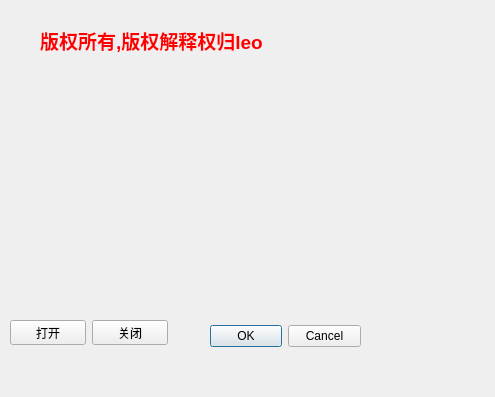
<?xml version="1.0" encoding="UTF-8"?>
<ui version="4.0">
 <class>about</class>
 <widget class="QDialog" name="about">
  <property name="geometry">
   <rect>
    <x>0</x>
    <y>0</y>
    <width>495</width>
    <height>397</height>
   </rect>
  </property>
  <property name="windowTitle">
   <string>Dialog</string>
  </property>
  <widget class="QDialogButtonBox" name="buttonBox">
   <property name="geometry">
    <rect>
     <x>210</x>
     <y>320</y>
     <width>151</width>
     <height>32</height>
    </rect>
   </property>
   <property name="orientation">
    <enum>Qt::Horizontal</enum>
   </property>
   <property name="standardButtons">
    <set>QDialogButtonBox::Cancel|QDialogButtonBox::Ok</set>
   </property>
  </widget>
  <widget class="QLabel" name="label">
   <property name="geometry">
    <rect>
     <x>40</x>
     <y>20</y>
     <width>281</width>
     <height>41</height>
    </rect>
   </property>
   <property name="text">
    <string>&lt;html&gt;&lt;head/&gt;&lt;body&gt;&lt;p&gt;&lt;span style=&quot; font-size:14pt; font-weight:600; color:#ff0000;&quot;&gt;版权所有,版权解释权归leo&lt;/span&gt;&lt;/p&gt;&lt;/body&gt;&lt;/html&gt;</string>
   </property>
  </widget>
  <widget class="QLabel" name="moiveLabel">
   <property name="geometry">
    <rect>
     <x>30</x>
     <y>100</y>
     <width>411</width>
     <height>211</height>
    </rect>
   </property>
   <property name="text">
    <string/>
   </property>
  </widget>
  <widget class="QWidget" name="">
   <property name="geometry">
    <rect>
     <x>10</x>
     <y>320</y>
     <width>158</width>
     <height>25</height>
    </rect>
   </property>
   <layout class="QHBoxLayout" name="horizontalLayout">
    <item>
     <widget class="QPushButton" name="openButton_2">
      <property name="text">
       <string>打开</string>
      </property>
     </widget>
    </item>
    <item>
     <widget class="QPushButton" name="closeButton">
      <property name="text">
       <string>关闭</string>
      </property>
     </widget>
    </item>
   </layout>
  </widget>
 </widget>
 <resources/>
 <connections>
  <connection>
   <sender>buttonBox</sender>
   <signal>accepted()</signal>
   <receiver>about</receiver>
   <slot>accept()</slot>
   <hints>
    <hint type="sourcelabel">
     <x>248</x>
     <y>254</y>
    </hint>
    <hint type="destinationlabel">
     <x>157</x>
     <y>274</y>
    </hint>
   </hints>
  </connection>
  <connection>
   <sender>buttonBox</sender>
   <signal>rejected()</signal>
   <receiver>about</receiver>
   <slot>reject()</slot>
   <hints>
    <hint type="sourcelabel">
     <x>316</x>
     <y>260</y>
    </hint>
    <hint type="destinationlabel">
     <x>286</x>
     <y>274</y>
    </hint>
   </hints>
  </connection>
 </connections>
</ui>
